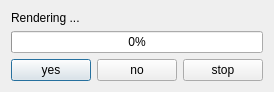
<?xml version="1.0" encoding="UTF-8"?>
<ui version="4.0">
 <class>RenderProgressDialog</class>
 <widget class="QDialog" name="RenderProgressDialog">
  <property name="geometry">
   <rect>
    <x>0</x>
    <y>0</y>
    <width>269</width>
    <height>89</height>
   </rect>
  </property>
  <property name="windowTitle">
   <string>Rendering ...</string>
  </property>
  <layout class="QVBoxLayout" name="m_verticalLayout">
   <property name="sizeConstraint">
    <enum>QLayout::SetMinAndMaxSize</enum>
   </property>
   <item>
    <widget class="QLabel" name="m_dialogLabel">
     <property name="sizePolicy">
      <sizepolicy hsizetype="Preferred" vsizetype="Maximum">
       <horstretch>0</horstretch>
       <verstretch>0</verstretch>
      </sizepolicy>
     </property>
     <property name="text">
      <string>Rendering ...</string>
     </property>
    </widget>
   </item>
   <item>
    <widget class="QProgressBar" name="m_progressBar">
     <property name="value">
      <number>0</number>
     </property>
    </widget>
   </item>
   <item>
    <layout class="QHBoxLayout" name="horizontalLayout">
     <property name="sizeConstraint">
      <enum>QLayout::SetMaximumSize</enum>
     </property>
     <item>
      <spacer name="horizontalSpacer">
       <property name="orientation">
        <enum>Qt::Horizontal</enum>
       </property>
       <property name="sizeHint" stdset="0">
        <size>
         <width>1</width>
         <height>10</height>
        </size>
       </property>
      </spacer>
     </item>
     <item>
      <widget class="QPushButton" name="m_yesButton">
       <property name="sizePolicy">
        <sizepolicy hsizetype="Maximum" vsizetype="Fixed">
         <horstretch>0</horstretch>
         <verstretch>0</verstretch>
        </sizepolicy>
       </property>
       <property name="text">
        <string>yes</string>
       </property>
      </widget>
     </item>
     <item>
      <widget class="QPushButton" name="m_noButton">
       <property name="sizePolicy">
        <sizepolicy hsizetype="Maximum" vsizetype="Fixed">
         <horstretch>0</horstretch>
         <verstretch>0</verstretch>
        </sizepolicy>
       </property>
       <property name="text">
        <string>no</string>
       </property>
      </widget>
     </item>
     <item>
      <widget class="QPushButton" name="m_stopButton">
       <property name="sizePolicy">
        <sizepolicy hsizetype="Maximum" vsizetype="Fixed">
         <horstretch>0</horstretch>
         <verstretch>0</verstretch>
        </sizepolicy>
       </property>
       <property name="text">
        <string>stop</string>
       </property>
      </widget>
     </item>
    </layout>
   </item>
  </layout>
 </widget>
 <resources/>
 <connections>
  <connection>
   <sender>m_stopButton</sender>
   <signal>pressed()</signal>
   <receiver>RenderProgressDialog</receiver>
   <slot>reject()</slot>
   <hints>
    <hint type="sourcelabel">
     <x>221</x>
     <y>64</y>
    </hint>
    <hint type="destinationlabel">
     <x>248</x>
     <y>4</y>
    </hint>
   </hints>
  </connection>
  <connection>
   <sender>m_noButton</sender>
   <signal>pressed()</signal>
   <receiver>RenderProgressDialog</receiver>
   <slot>accept()</slot>
   <hints>
    <hint type="sourcelabel">
     <x>137</x>
     <y>71</y>
    </hint>
    <hint type="destinationlabel">
     <x>157</x>
     <y>86</y>
    </hint>
   </hints>
  </connection>
 </connections>
</ui>
